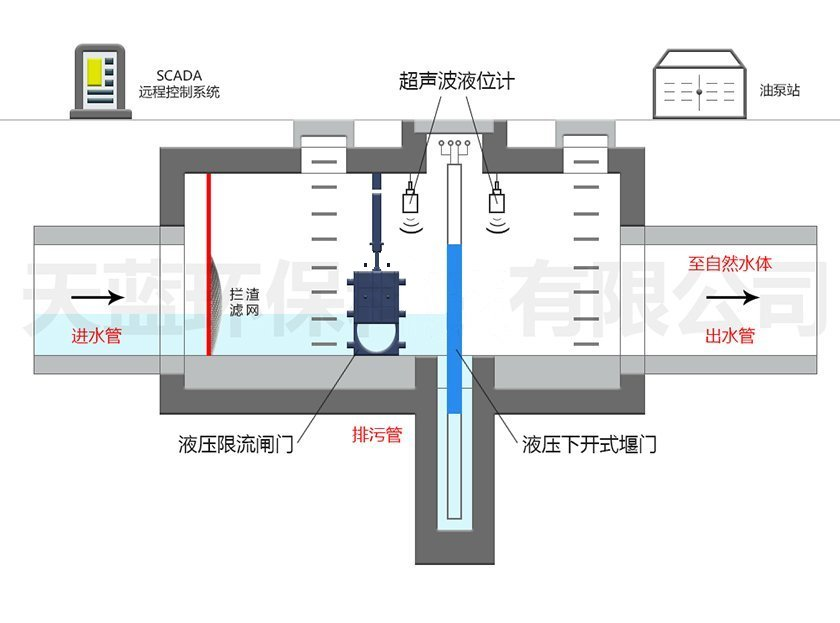
#> input picture images/201904261057095210.jpg, 840 x 623 px, found by its file name
$ python view_color_values.py
#> lines starting #> are read from the running program, lines starting #| are printed output that depends on the picture
import cv2

img = cv2.imread("images/201904261057095210.jpg")
#> img is the input picture: shape (623, 840, 3); mean B, G, R 233.4, 232.7, 231.4
gray = cv2.cvtColor(img, cv2.COLOR_BGR2GRAY)
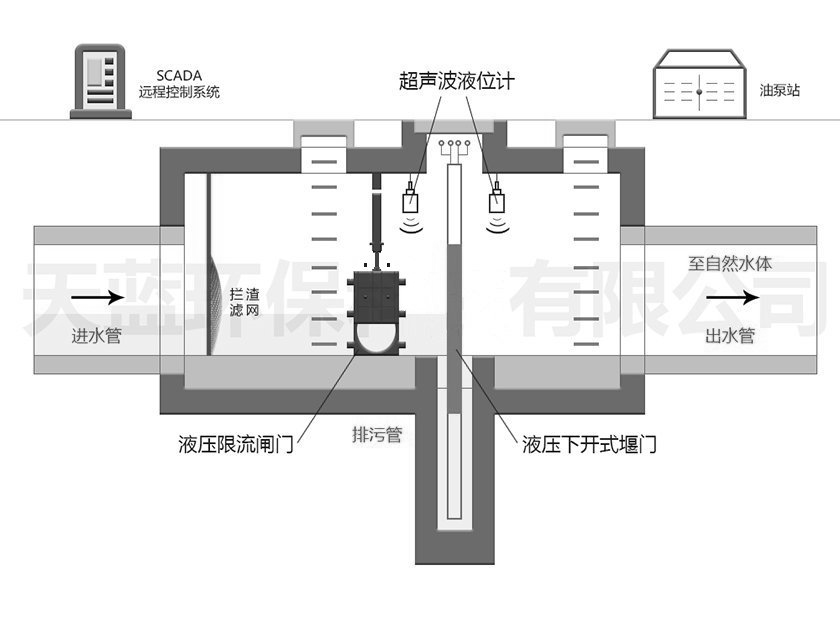
#> gray: shape (623, 840); min 0, max 255, mean 232.4
hsv = cv2.cvtColor(img, cv2.COLOR_BGR2HSV)
#> hsv: shape (623, 840, 3); mean H, S, V 15.9, 4.9, 234.2


def mouse_click(event, x, y, flags, para):
    if event == cv2.EVENT_LBUTTONDOWN:  # 左边鼠标点击
        print("PIX:", x, y)
        print("BGR:", img[y, x])
        print("GRAY:", gray[y, x])
        print("HSV:", hsv[y, x])
        print("=" * 30)


if __name__ == "__main__":
    cv2.namedWindow("img")
    cv2.setMouseCallback("img", mouse_click)
    while True:
        cv2.imshow("img", img)
        if cv2.waitKey() == ord("q"):
#> (key q is pressed here)
            break
    cv2.destroyAllWindows()
